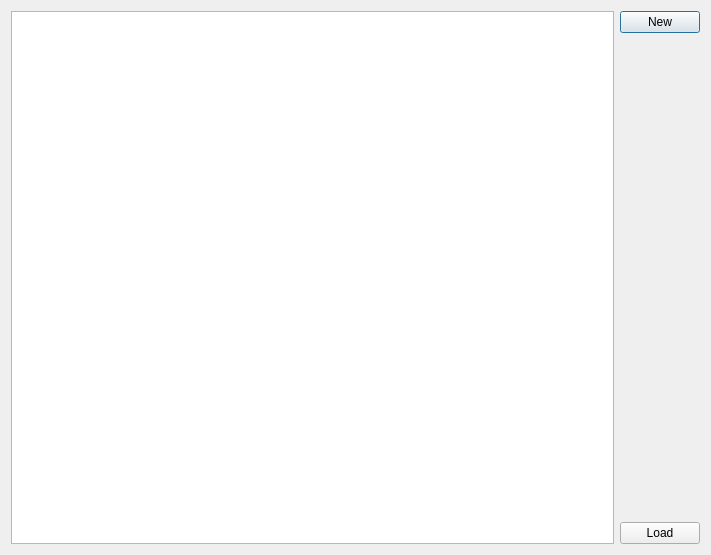
<?xml version="1.0" encoding="UTF-8"?>
<ui version="4.0">
 <class>ClassDialog</class>
 <widget class="QDialog" name="ClassDialog">
  <property name="geometry">
   <rect>
    <x>0</x>
    <y>0</y>
    <width>711</width>
    <height>555</height>
   </rect>
  </property>
  <property name="windowTitle">
   <string>Classes</string>
  </property>
  <layout class="QGridLayout" name="gridLayout">
   <item row="0" column="0">
    <widget class="QListWidget" name="lwClassList"/>
   </item>
   <item row="0" column="1">
    <layout class="QVBoxLayout" name="verticalLayout">
     <item>
      <widget class="QPushButton" name="bNew">
       <property name="text">
        <string>New</string>
       </property>
      </widget>
     </item>
     <item>
      <spacer name="verticalSpacer">
       <property name="orientation">
        <enum>Qt::Orientation::Vertical</enum>
       </property>
       <property name="sizeHint" stdset="0">
        <size>
         <width>20</width>
         <height>40</height>
        </size>
       </property>
      </spacer>
     </item>
     <item>
      <widget class="QPushButton" name="bOpen">
       <property name="text">
        <string>Load</string>
       </property>
      </widget>
     </item>
    </layout>
   </item>
  </layout>
 </widget>
 <resources/>
 <connections/>
</ui>
